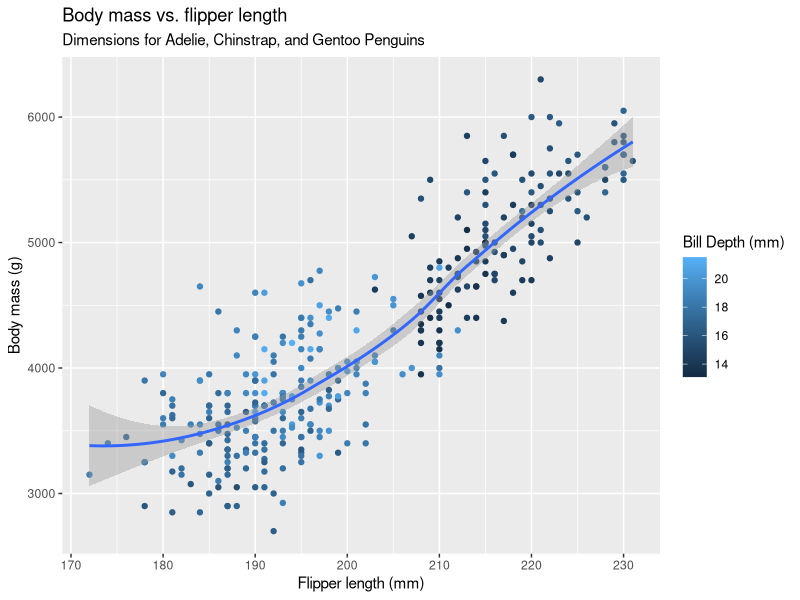

The R source for this figure:
## ---- chunk 1
x <- (3*(4+2))
## ---- chunk 2
x*pi
## ---- chunk 3
getwd()
## ---- chunk 4
vek_nums <- c(2,4,6,8)
## ---- chunk 5
vek_chars <- c("two", "four", "six", "ate")
## ---- chunk 6
vek_ints <- c(1:10)
## ---- chunk 7
v1 <- 1:3
v2 <- c(1:4)
v1 + v2
## ---- chunk 8
c(1, 5, 9) + 3
## ---- chunk 9
rm(list=ls())
## ---- chunk 10
library(tidyverse)
library(palmerpenguins)
library(ggthemes)
## ---- chunk 11

na.omit(penguins) |>
ggplot(aes(x=flipper_length_mm, y=body_mass_g)
  ) +
  geom_point(mapping = aes(color = bill_depth_mm)) +
  geom_smooth() +
  labs(
    title = "Body mass vs. flipper length",
    subtitle = "Dimensions for Adelie, Chinstrap, and Gentoo Penguins",
    x = "Flipper length (mm)", y = "Body mass (g)",
    color = "Bill Depth (mm)"
  )
